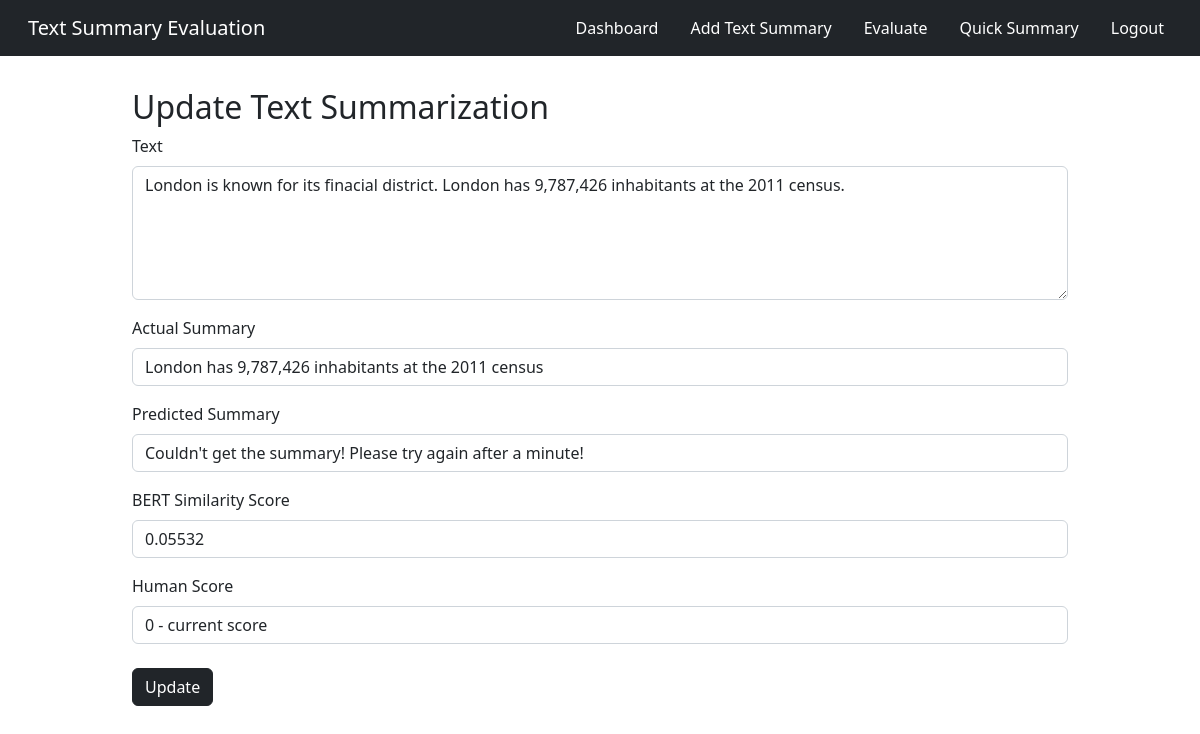
Page /textsum/update/4 (signed in) on the earlier database version.
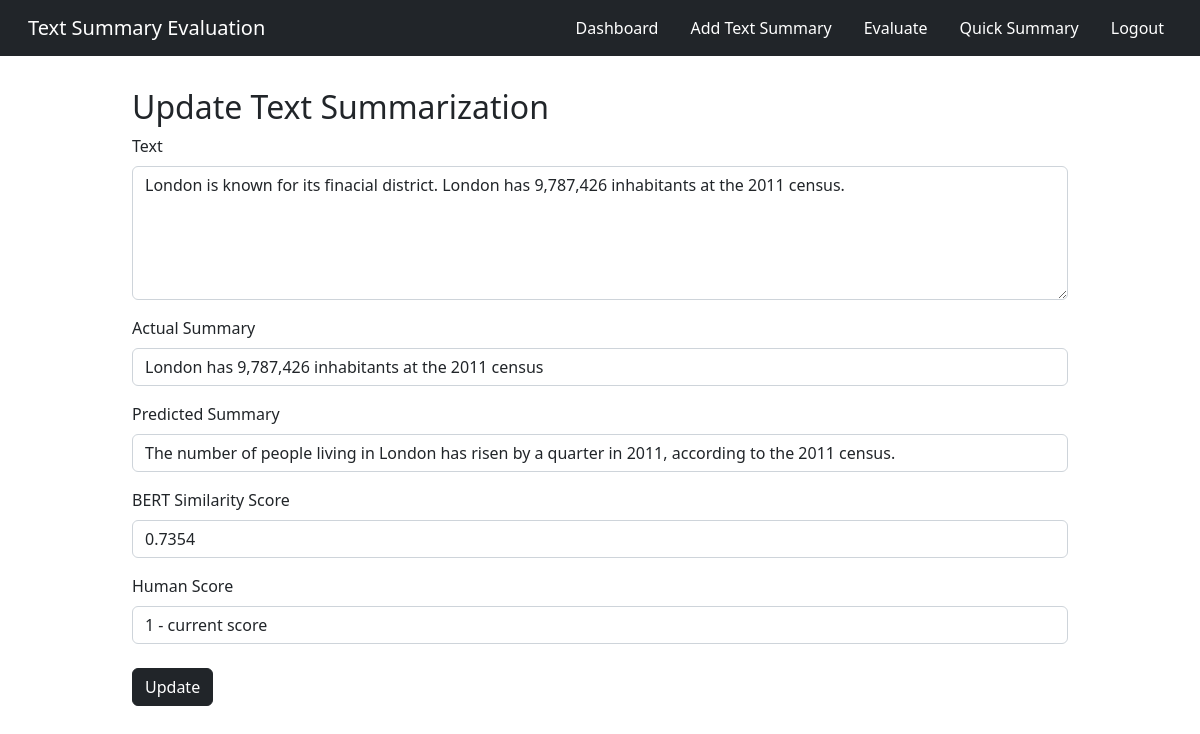
Same page on the later database version.
### app.py (models this page shows, shortened)
class TextSum(db.Model):
    sno = db.Column(db.Integer, primary_key=True)
    text = db.Column(db.String(10000), nullable=False)
    predicted_summary = db.Column(db.String(1000), nullable=False)
    actual_summary = db.Column(db.String(1000), nullable=False)
    cos_sim_score = db.Column(db.Float, nullable=True)
    human_score = db.Column(db.Integer, nullable=True)
    date_created = db.Column(db.DateTime, default=datetime.utcnow)

### app.py (the view, shortened to what this page needs)
@app.route('/textsum/update/<int:sno>',  methods=['GET', 'POST'])
@login_required
def update(sno):
    textsum = TextSum.query.filter_by(sno=sno).first()
    return render_template('update.html', textsum=textsum)

### app.py (called while the page is built)
@login_manager.user_loader
def load_user(user_id):
    return User.get(user_id)

    def get(id):
        return User.query.filter_by(id=id).first()

### templates/update.html (shortened to what this page needs)
<!doctype html>
<html lang="en">
<head>
    <link href="https://cdn.jsdelivr.net/npm/bootstrap@5.2.1/dist/css/bootstrap.min.css" rel="stylesheet"
>
</head>
<body>
{% extends 'base2.html' %}
{% block body %}
    <div class="container">
        <h2>Update Text Summarization</h2>
        <form class="form" action="/textsum/update/{{textsum.sno}}" method="POST">
            <div class="mb-3">
                <label for="text" class="form-label">Text</label>
                <textarea id="textarea1" class="form-control" rows="5" name="text">{{textsum.text}}</textarea>
            </div>
            <div class="mb-3">
                <label for="actual_summary" class="form-label">Actual Summary</label>
                <input type="text" class="form-control" name="actual_summary" value="{{textsum.actual_summary}}">
            </div>
            <div class="mb-3">
                <label for="predicted_summary" class="form-label">Predicted Summary</label>
                <input type="text" class="form-control" name="predicted_summary" value="{{textsum.predicted_summary}}" readonly>
            </div>
            <div class="mb-3">
                <label for="cos_sim_score" class="form-label">BERT Similarity Score</label>
                <input type="number" class="form-control" name="cos_sim_score" value="{{textsum.cos_sim_score}}" readonly>
            </div>
            <div class="mb-4">
                <label for="human_score" class="form-label">Human Score</label>
                <select class="form-control" name="human_score">
                    <option value="{{textsum.human_score}}">{{textsum.human_score}} - current score</option>
                </select>
            </div>
            <button type="submit" class="btn btn-dark">Update</button>
        </form>
    </div>
{% endblock body %}

Differences in the rows shown:
changed TextSum: predicted_summary "Couldn't get the summary! Please try again after a minute!" → "The number of people living in London has risen by a quarter in 2011, according to the 2011 census."; cos_sim_score "0.05532" → "0.7354"; human_score "0 - current score" → "1 - current score"
